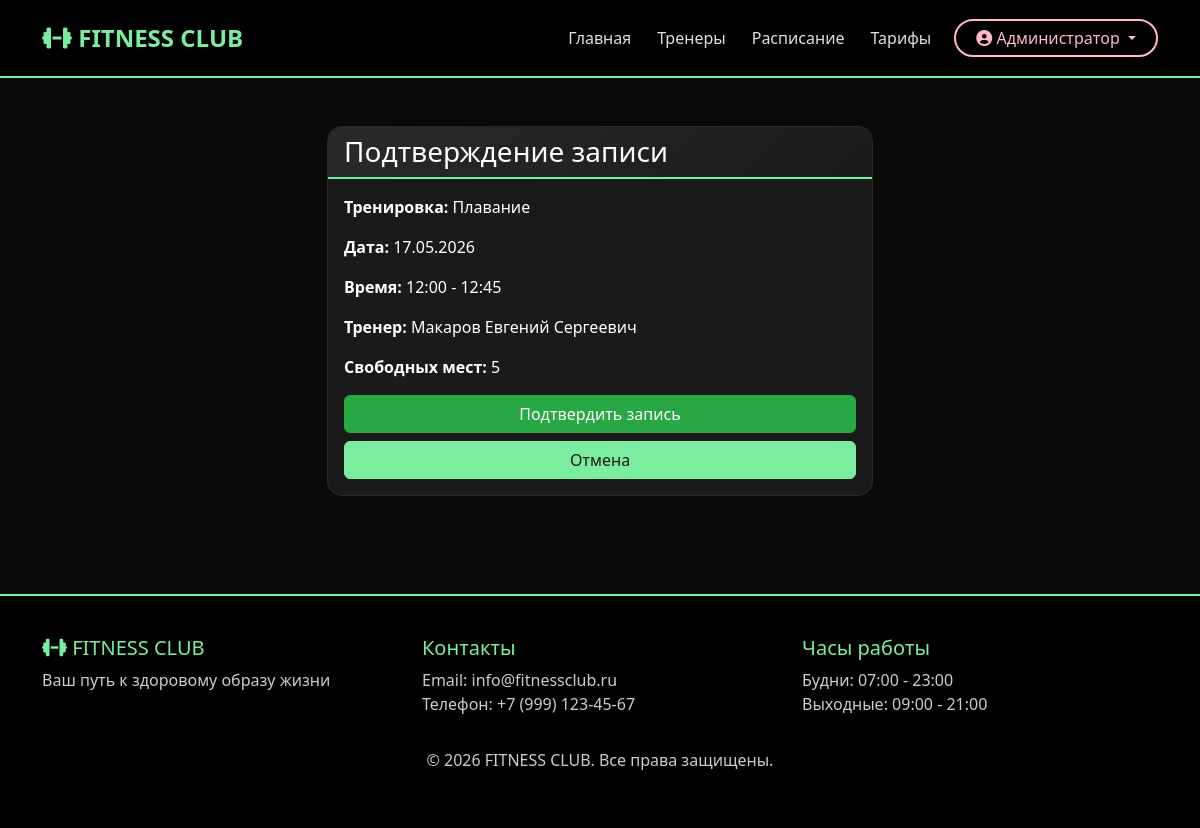
/schedule/30/book/ (signed in), run on an earlier commit of the app's database.
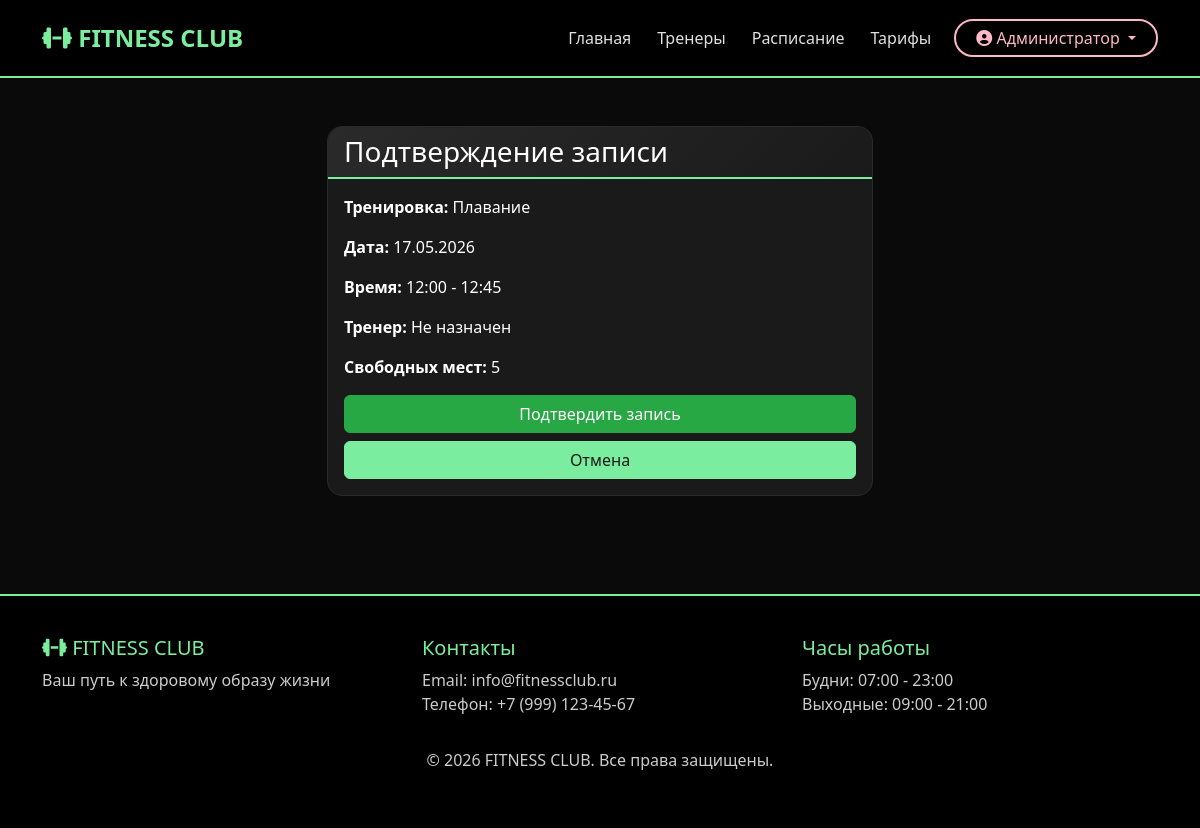
And on a later commit of the database.
### main/models.py (models this page shows, shortened)
class Schedule(models.Model):
    STATUS_CHOICES = [ ('active', 'Активна'),('cancelled', 'Отменена'),]
    workout = models.ForeignKey(Workout, on_delete=models.CASCADE, verbose_name='Тренировка')
    date = models.DateField('Дата')
    start_time = models.TimeField('Время начала')
    status = models.CharField('Статус', max_length=20, choices=STATUS_CHOICES)
    booked_places = models.IntegerField('Записано человек', default=0)
    @property
    def end_time(self):
        start = datetime.combine(self.date, self.start_time)
        end = start + timedelta(minutes=self.workout.duration_minutes)
        return end.time()
    @property
    def available_places(self):
        return self.workout.max_participants - self.booked_places
    class Meta:
        verbose_name = 'Расписание'
        verbose_name_plural = 'Расписания'

class Workout(models.Model):
    DIFFICULTY_CHOICES = [('beginner', 'Начинающий'),('intermediate', 'Средний'),('advanced', 'Продвинутый'),]
    name = models.CharField('Название', max_length=50, unique=True)
    description = models.TextField('Описание')
    duration_minutes = models.IntegerField('Длительность (мин)')
    difficulty = models.CharField('Сложность', max_length=20 , choices=DIFFICULTY_CHOICES)
    goals = models.CharField('Цели', max_length=100)
    max_participants = models.IntegerField('Макс. участников', default=20)
    trainer = models.ForeignKey('users.User', on_delete=models.SET_NULL, null=True, verbose_name='Тренер', limit_choices_to={'is_trainer': True})
    image = models.ImageField('Изображение', upload_to='workouts/')
    class Meta:
        verbose_name = 'Тренировка'
        verbose_name_plural = 'Тренировки'

### users/models.py (models this page shows, shortened)
class User(AbstractUser):
    first_name = None
    last_name = None
    username = None
    full_name = models.CharField('ФИО', max_length=200)
    email = models.EmailField('Email', unique=True)
    phone = models.CharField('Телефон', max_length=12, blank=True, unique=True)
    birth_date = models.DateField('Дата рождения', null=True, blank=True)
    is_trainer = models.BooleanField('Тренер', default=False)
    tariff_name = models.CharField('Название тарифа', max_length=100, blank=True, null=True)
    tariff_price = models.DecimalField('Цена тарифа', max_digits=10, decimal_places=2, blank=True, null=True)
    tariff_duration = models.IntegerField('Длительность тарифа (дней)', blank=True, null=True)
    tariff_purchase_date = models.DateField('Дата покупки', auto_now_add=True, null=True)
    tariff_end_date = models.DateField('Дата окончания тарифа', blank=True, null=True)
    tariff_type = models.CharField(  'Тип тарифа',max_length=20,choices=[('day', 'Дневной (до 17:00)'), ('evening', 'Вечерний (после 17:00)'), ('unlimited', 'Безлимитный')],blank=True,null=True)
    tariff_has_personal = models.BooleanField('Доступ к персональным тренировкам', default=False)
    USERNAME_FIELD = 'email'
    REQUIRED_FIELDS = ['full_name']
    def has_active_tariff(self):
        if self.tariff_end_date:
            return self.tariff_end_date >= date.today()
        return False
    def can_book_workout(self, workout_time):
        if not self.has_active_tariff():
            return False, 'У вас нет активного тарифа. Приобретите тариф для записи на тренировки.'
        hour = workout_time.hour
        if self.tariff_type == 'day' and hour >= 17:
            return False, 'Ваш дневной тариф действует только до 17:00.'
        if self.tariff_type == 'evening' and hour < 17:
            return False, 'Ваш вечерний тариф действует только после 17:00.'
        return True, 'OK'
    class Meta:
        verbose_name = 'Пользователь'
        verbose_name_plural = 'Пользователи'

### main/views.py (the view, shortened to what this page needs)
# urls.py: path('schedule/<int:schedule_id>/book/', views.book_workout, name='book_workout'),
@login_required
def book_workout(request, schedule_id):
    schedule = get_object_or_404(Schedule, id=schedule_id)
    user_name = request.user.full_name
    logger.info(f'Пользователь {user_name} пытается записаться на тренировку: {schedule.workout.name} ({schedule.date} {schedule.start_time})')
    now = timezone.now()
    workout_datetime = datetime.combine(schedule.date, schedule.start_time)
    if timezone.is_naive(workout_datetime):
        workout_datetime = timezone.make_aware(workout_datetime)
    if workout_datetime < now:
        logger.warning(f'ОТКАЗАНО: Пользователь {user_name} попытался записаться на ПРОШЕДШУЮ тренировку: {schedule.workout.name} ({schedule.date})')
        messages.error(request, 'Нельзя записаться на тренировку, которая уже прошла')
        return redirect('main:schedule_list')
    if schedule.status != 'active':
        logger.warning(f'ОТКАЗАНО: Пользователь {user_name} попытался записаться на НЕАКТИВНУЮ тренировку: {schedule.workout.name}')
        messages.error(request, 'Эта тренировка отменена или уже недоступна')
        return redirect('main:schedule_list')
    if schedule.workout.trainer == request.user:
        logger.warning(f' ОТКАЗАНО: Тренер {user_name} попытался записаться на СВОЮ тренировку: {schedule.workout.name}')
        messages.error(request, 'Вы не можете записаться на собственную тренировку')
        return redirect('main:schedule_list')
    if not request.user.has_active_tariff():
        logger.warning(f' ОТКАЗАНО: Пользователь {user_name} без АКТИВНОГО ТАРИФА пытался записаться на тренировку: {schedule.workout.name}')
        messages.error(request, 'У вас нет активного тарифа. Приобретите тариф для записи на тренировки.')
        return redirect('main:tariff_list')
    workout_time = schedule.start_time
    can_book, error_message = request.user.can_book_workout(workout_time)
    if not can_book:
        logger.warning(f'ОТКАЗАНО: Пользователь {user_name} - {error_message}')
        messages.error(request, error_message)
        return redirect('main:schedule_list')
    if schedule.available_places <= 0:
        logger.warning(f'ОТКАЗАНО: Пользователь {user_name} - нет свободных мест на тренировку: {schedule.workout.name}')
        messages.error(request, 'Нет свободных мест на эту тренировку')
        return redirect('main:schedule_list')
    existing_booking = Booking.objects.filter(user=request.user, schedule=schedule).first()
    if existing_booking and existing_booking.status == 'active':
        logger.warning(f' Пользователь {user_name} уже записан на тренировку: {schedule.workout.name}')
        messages.warning(request, 'Вы уже записаны на эту тренировку')
        return redirect('main:schedule_list')
    return render(request, 'book_workout.html', {'schedule': schedule})

### main/templates/book_workout.html (shortened to what this page needs)
{% extends 'base.html' %}
{% block content %}
<div class="container py-5">
    <div class="row">
        <div class="col-md-6 mx-auto">
            <div class="card">
                <div class="card-header bg-primary text-white">
                    <h3 class="mb-0">Подтверждение записи</h3>
                </div>
                <div class="card-body">
                    <p><strong>Тренировка:</strong> {{ schedule.workout.name }}</p>
                    <p><strong>Дата:</strong> {{ schedule.date|date:"d.m.Y" }}</p>
                    <p><strong>Время:</strong> {{ schedule.start_time|time:"H:i" }} - {{ schedule.end_time|time:"H:i" }}</p>
                    <p><strong>Тренер:</strong> {{ schedule.workout.trainer.full_name|default:"Не назначен" }}</p>
                    <p><strong>Свободных мест:</strong> {{ schedule.available_places }}</p>
                    <form method="post">
                        <button type="submit" class="btn btn-success w-100">Подтвердить запись</button>
                        <a href="{% url 'main:schedule_list' %}" class="btn btn-secondary w-100 mt-2">Отмена</a>
                    </form>
                </div>
            </div>
        </div>
    </div>
</div>
{% endblock %}

What changed in the data, as far as the page shows it:
changed through a linked row, Schedule "Плавание": workout.trainer.full_name "Макаров Евгений Сергеевич" → "Не назначен"
